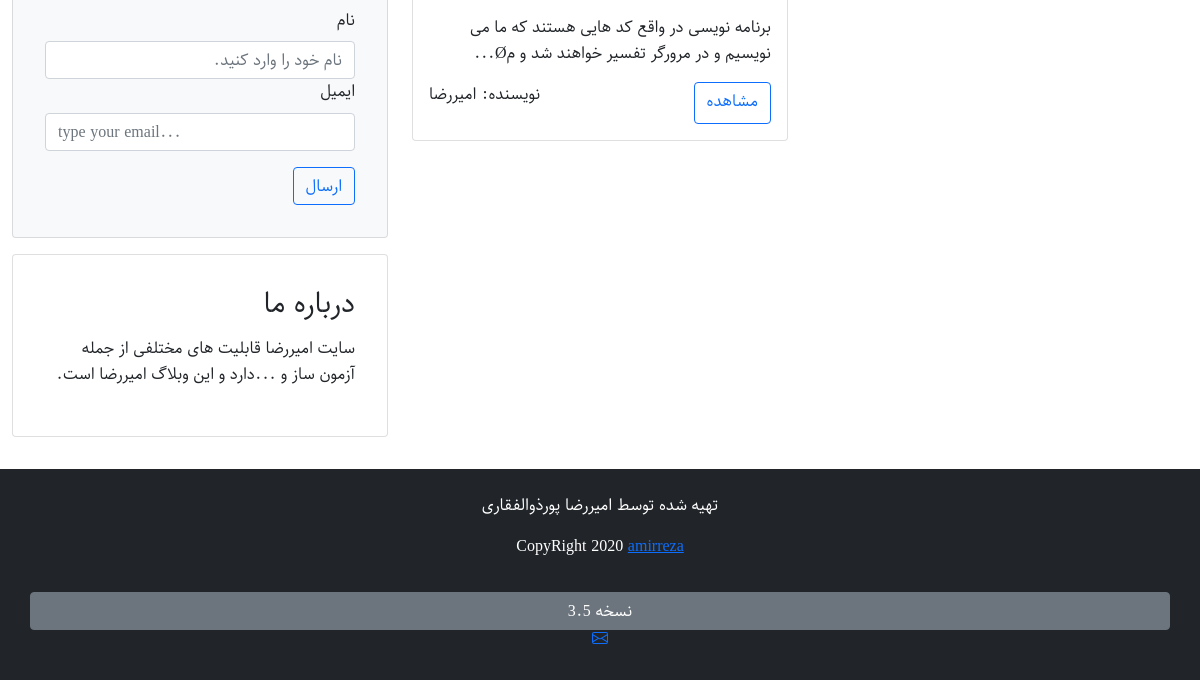
Before: / (lower part) with the older database file.
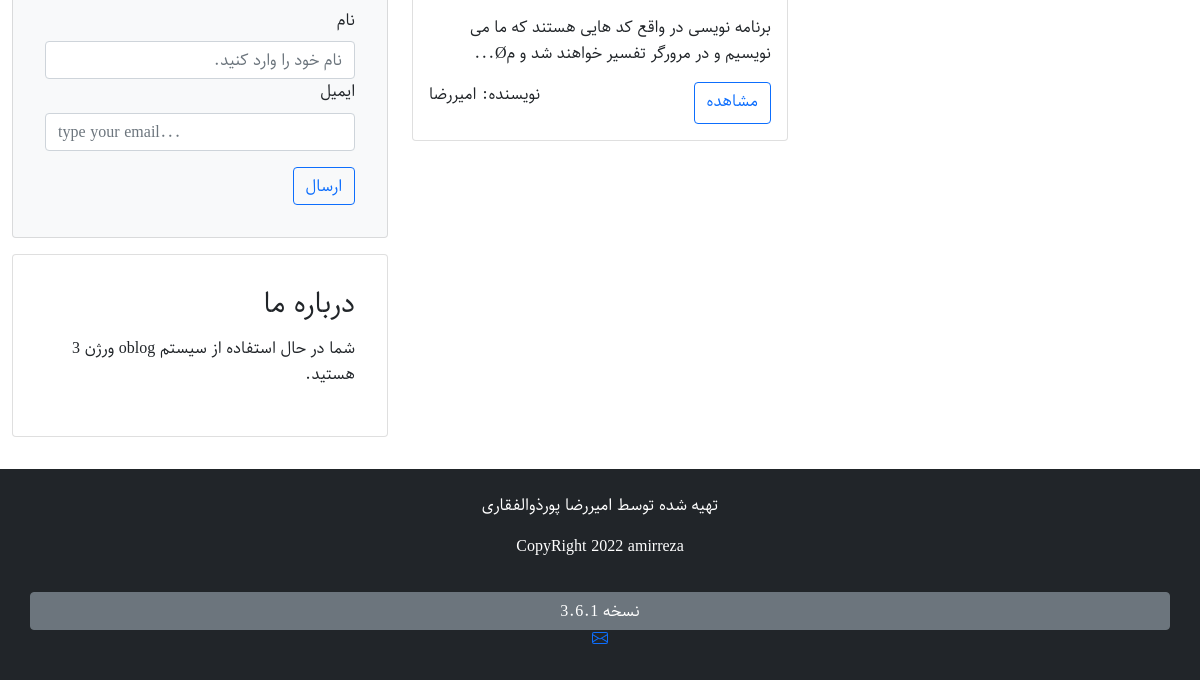
After: the same page with the newer database file.
### tables this page shows
CREATE TABLE `information` (
  `id` int(11) NOT NULL,
  `body` text NOT NULL
);

### index.php (the view, shortened to what this page needs)
<?php
include("./include/header.php");
if (isset($_GET['category'])){
    $category_id = $_GET['category'];
    $allposts = $base->prepare("SELECT * FROM posts WHERE category_id = :id");
    $allposts->execute(['id' => $category_id]);
}else{
$query_allposts = "SELECT * FROM `posts`";
$allposts = $base->query($query_allposts);
}
?>
<section class="py-3">
    <div class="container-fluid">
        <div class="row">
            <div class="col-md-8 mb-4">
                <div class="row">
<?php
if($allposts->rowcount() > 0){
    foreach($allposts as $my_posts){
      ?>
      <div class="col-sm-6 mt-5">
<div class="card ">
    <div class="card-body">
        <p class="card-text text-justify">
<p><?php echo substr($my_posts['body'] , 0 , 150). "..."; ?></p>
       </p>
        <div class="d-flex justify-content-between">
            <a href="single.php?post=<?php echo $my_posts['id'];  ?>" class="btn btn-outline-primary stretched-link">مشاهده</a>
            <p>نویسنده: <?php echo $my_posts['auther'] ?></p>
        </div>
    </div>
</div>
</div>
<?php
    }
    }
    ?>
</div>
</div>
<?php include("./include/sidebar.php") ?>
<?php
include("./include/footer.php");
?>

### include/sidebar.php (shortened to what this page needs)
            <div class="col-md-4 mb-3">
<div class="card bg-light mb-3 p-3">
    <div class="card-body">
        <form method="post">
            <div class="form-group">
                <label class="form-label" for="name">نام</label>
                <input type="text" name="name2" id="name" class="form-control" placeholder="نام خود را وارد کنید.">
            </div>
            <div class="form-group">
                <label class="form-label" for="email">ایمیل</label>
                <input  type="email" name="email" class="form-control " id="email"placeholder="type your email...">
            </div>
<button  type="submit" name="subscribe" class=" mt-3 btn btn-outline-primary btn-block">ارسال</button>
        </form>
    </div>
</div>
<div class="card p-3">
    <div class="card-body">
        <?php
         $query_inform = "SELECT * FROM `information` WHERE id = 1";
         $inform = $base->query($query_inform);
         if($inform->rowcount() > 0){
             foreach($inform as $information){
         ?>
        <h3> درباره ما </h2>
            <p class="text-justify">
            <?php echo $information['body']; ?>
            </p>
      <?php
        }
         }
         ?>
    </div>
</div>
</div>
    </div>
</div>
</section>

### include/footer.php (shortened to what this page needs)
<?php
$footer_querya = "SELECT * FROM `information` WHERE id = 2 ";
$footera = $base->query($footer_querya);
if($footera->rowcount() > 0){
  foreach($footera as $foota){
?>
<?php
$footer_queryb = "SELECT * FROM `information` WHERE id = 3 ";
$footerb = $base->query($footer_queryb);
if($footerb->rowcount() > 0){
  foreach($footerb as $footb){
?>
<footer class="text-center text-white bg-dark py-4">
  <div class="container">
    <div class="row flex-column">
<div><?php echo $foota['body']; ?></div>
<button class="  mt-3 btn btn-secondary">نسخه <?php echo $footb['body'] ?></button>
<div>
  <a target="_blank" href="mailto:ar.pourzolfaghari@gmail.com"></a>
</div>
    </div>
  </div>
</footer>
<?php
  }
}
  }
}
?>
</body>
</html>

Changed rows visible on the page:
changed information: body "سایت امیررضا قابلیت های مختلفی از جمله آزمون ساز و ...دارد و این وبلاگ امیررضا است." → "شما در حال استفاده از سیستم oblog ورژن 3 هستید."
changed information: body "تهیه شده توسط امیررضا پورذوالفقاری CopyRight 2020 amirreza" → "تهیه شده توسط امیررضا پورذوالفقاری CopyRight 2022 amirreza"
changed information (number 3 of 3 on the later page): body "3.5" → "3.6.1"
